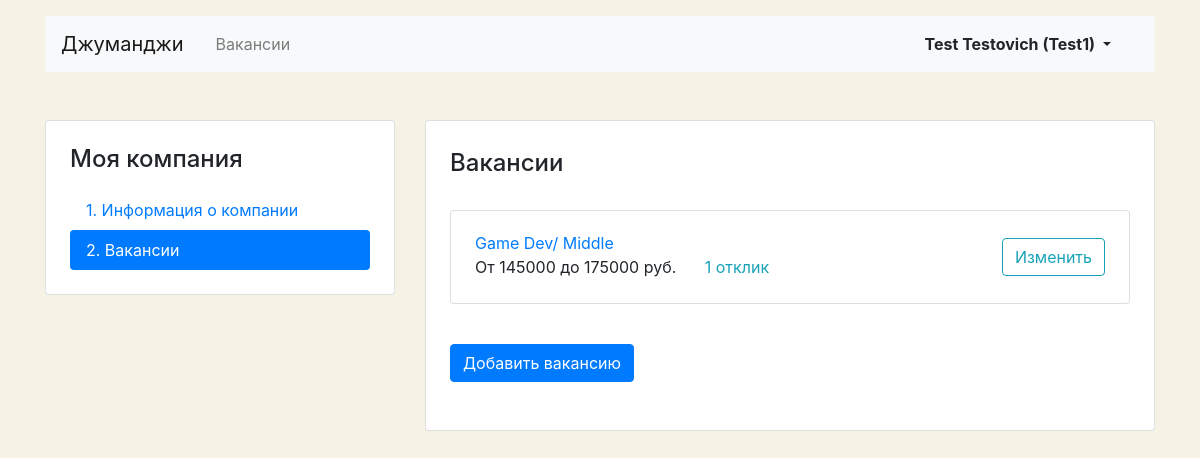
/mycompany/vacancies/ (signed in), run on an earlier commit of the app's database.
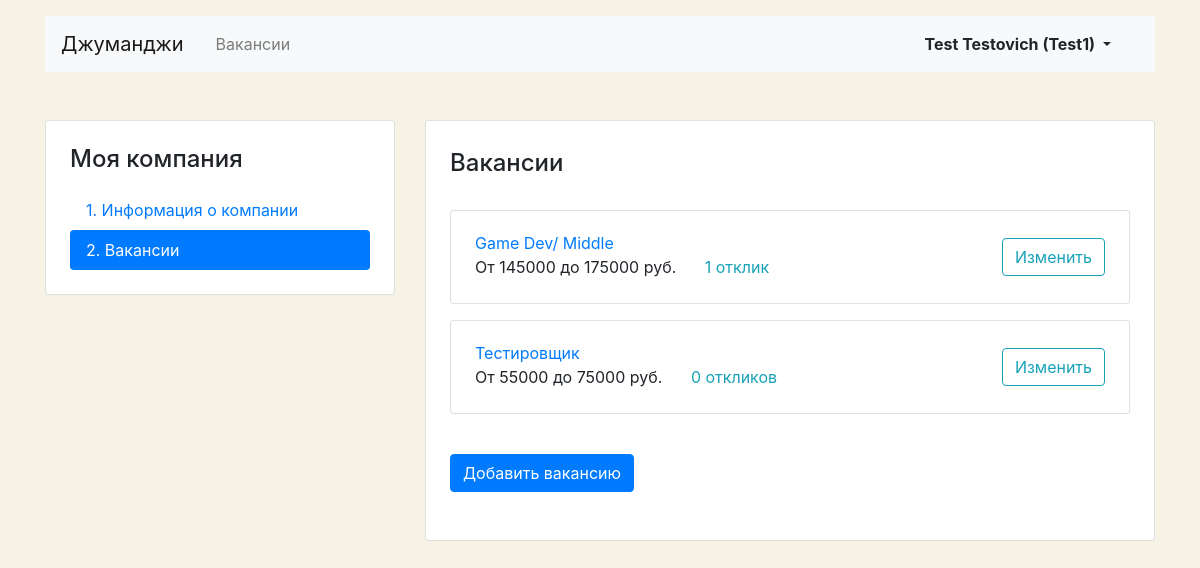
And on a later commit of the database.
### app_jobsearch/models.py (models this page shows)
class Vacancy(models.Model):
    title = models.CharField(max_length=128)
    specialty = models.ForeignKey(Specialty, on_delete=models.CASCADE, related_name='vacancies')
    company = models.ForeignKey(Company, on_delete=models.CASCADE, related_name='vacancies')
    skills = models.TextField()
    description = models.TextField()
    salary_min = models.IntegerField()
    salary_max = models.IntegerField()
    published_at = models.DateField()

### app_jobsearch/views.py (the view, shortened to what this page needs)
# urls.py: path('mycompany/vacancies/', MyVacanciesAllView.as_view(), name='user-vacancies'),
class MyVacanciesAllView(LoginRequiredMixin, View):
    def get(self, request):
        user_vacancies = Vacancy.objects.filter(company__owner=request.user) \
            .annotate(applications_count=Count('applications'))
        context = {
            'vacancies': user_vacancies
        }
        return render(request, 'app_jobsearch/vacancy-list.html', context=context)

### app_jobsearch/templatetags/ru_pluralize.py (called while the page is built)
@register.filter
def ru_pluralize(value, arg='дурак,дурака,дураков'):
    args = arg.split(",")
    number = abs(int(value))
    a = number % 10
    b = number % 100
    if (a == 1) and (b != 11):
        return f'{value} {args[0]}'
    elif (a >= 2) and (a <= 4) and ((b < 10) or (b >= 20)):
        return f'{value} {args[1]}'
    else:
        return f'{value} {args[2]}'

### app_jobsearch/templates/app_jobsearch/vacancy-list.html (shortened to what this page needs)
{% extends 'app_jobsearch/base.html' %}
{% block main %}
{% load ru_pluralize %}
  <main class="container mt-3 pb-5">
    <div class="row mt-5">
      <div class="col-12 col-lg-4">
        <aside class="pt-3 pb-4 px-4 mb-5 card">
          <h1 class="h4 pt-2 pb-2">Моя компания</h1>
          <div class="nav flex-column nav-pills" id="v-pills-tab" role="tablist" aria-orientation="vertical">
            <a class="nav-link" href="{% url 'user-company' %}">1. Информация о&nbsp;компании</a>
            <a class="nav-link active" href="{% url 'user-vacancies' %}">2. Вакансии</a>
          </div>
        </aside>
      </div>
      <div class="col-12 col-lg-8">
        <div class="card">
          <div class="card-body px-4 pb-4">
            <section class="tab-pane fade show active">
              <h2 class="h4 pt-2 pb-3">Вакансии</h2>
              {% for vacancy in vacancies %}
              <div class="card mt-3">
                <div class="card-body px-4">
                  <div class="row align-items-center">
                    <div class="col-6 col-lg-8">
                      <a href={% url 'user-vacancy' vacancy.id %} class="mb-1">{{ vacancy.title }}</a>
                      <p class="mb-1">
                        <span class="mr-4">От {{ vacancy.salary_min }} до {{ vacancy.salary_max }} руб.</span>
                        <a href="{% url 'user-vacancy' vacancy.id %}" class="text-info">{{ vacancy.applications_count|ru_pluralize:"отклик,отклика,откликов" }}</a>
                      </p>
                    </div>
                    <div class="col-6 col-lg-4 text-right">
                      <a href={% url 'user-vacancy' vacancy.id %} class="btn btn-outline-info">Изменить</a>
                    </div>
                  </div>
                </div>
              </div>
              {% endfor %}
              <form class="form-group mt-3" method="post">{% csrf_token %}
                <input type="submit" class="mt-4 btn btn-primary mb-2" value="Добавить вакансию">
              </form>
            </section>
          </div>
        </div>
      </div>
    </div>
  </main>
{% endblock %}

What changed in the data, as far as the page shows it:
added Vacancy: title "Тестировщик", salary_min "55000", salary_max "75000", applications_count|ru_pluralize "0 откликов"
